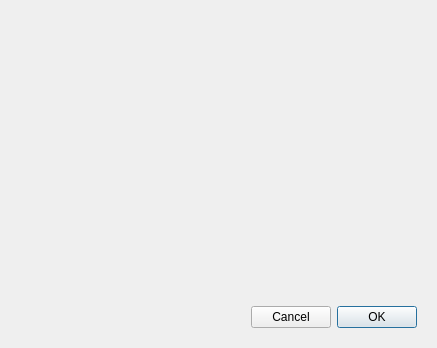
<?xml version="1.0" encoding="UTF-8"?>
<ui version="4.0">
 <class>dlgNewAsset</class>
 <widget class="QWidget" name="dlgNewAsset">
  <property name="geometry">
   <rect>
    <x>0</x>
    <y>0</y>
    <width>437</width>
    <height>348</height>
   </rect>
  </property>
  <property name="windowTitle">
   <string>Form</string>
  </property>
  <layout class="QVBoxLayout" name="verticalLayout">
   <item>
    <widget class="QWidget" name="inspectorWidget" native="true">
     <property name="sizePolicy">
      <sizepolicy hsizetype="Preferred" vsizetype="Expanding">
       <horstretch>0</horstretch>
       <verstretch>0</verstretch>
      </sizepolicy>
     </property>
    </widget>
   </item>
   <item>
    <widget class="QWidget" name="widget_2" native="true">
     <layout class="QHBoxLayout" name="horizontalLayout">
      <item>
       <spacer name="horizontalSpacer">
        <property name="orientation">
         <enum>Qt::Horizontal</enum>
        </property>
        <property name="sizeHint" stdset="0">
         <size>
          <width>40</width>
          <height>20</height>
         </size>
        </property>
       </spacer>
      </item>
      <item>
       <widget class="QPushButton" name="cancelButton">
        <property name="text">
         <string>Cancel</string>
        </property>
       </widget>
      </item>
      <item>
       <widget class="QPushButton" name="okButton">
        <property name="text">
         <string>OK</string>
        </property>
        <property name="autoDefault">
         <bool>true</bool>
        </property>
        <property name="default">
         <bool>true</bool>
        </property>
       </widget>
      </item>
     </layout>
    </widget>
   </item>
  </layout>
 </widget>
 <tabstops>
  <tabstop>okButton</tabstop>
  <tabstop>cancelButton</tabstop>
 </tabstops>
 <resources/>
 <connections/>
</ui>
